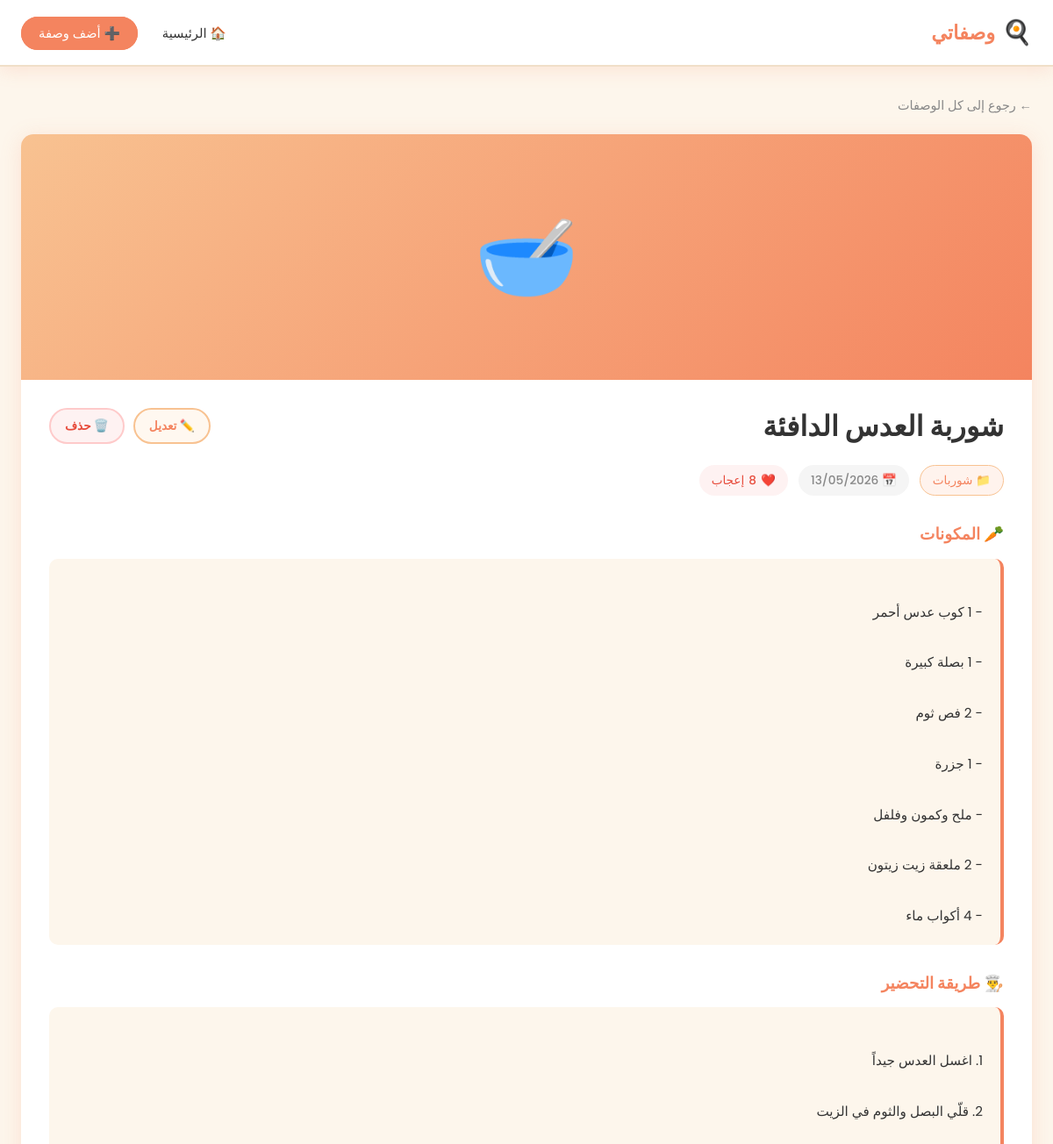
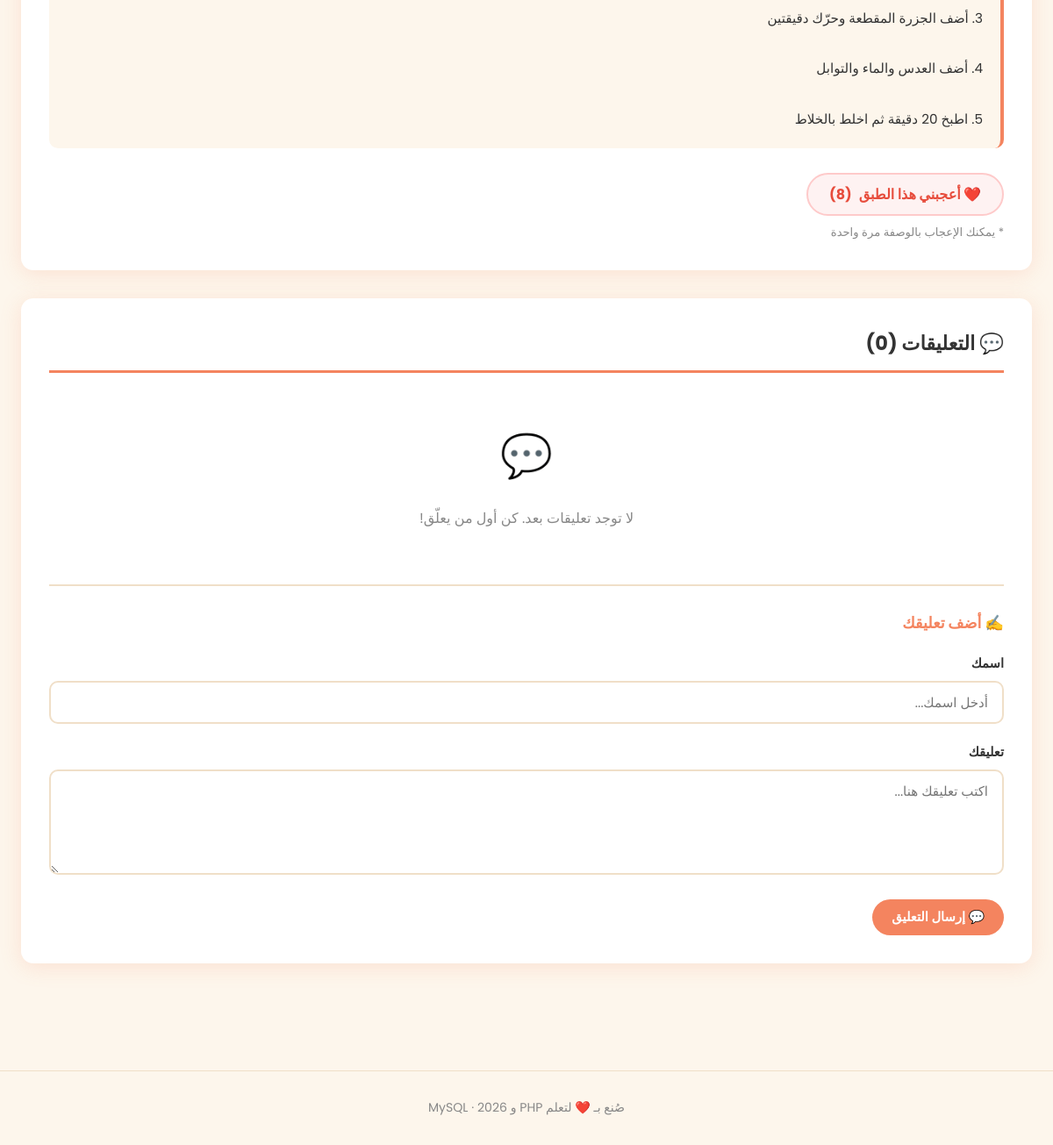
Screenshot of /view.php?id=2 with the database file from the repository (2 pictures, top to bottom).
### tables this page shows
CREATE TABLE IF NOT EXISTS recipes (
    id           INT AUTO_INCREMENT PRIMARY KEY,
    title        VARCHAR(255) NOT NULL              COMMENT 'اسم الوصفة',
    category     VARCHAR(100) NOT NULL              COMMENT 'التصنيف (حلويات، أكلات، عصائر...)',
    ingredients  TEXT         NOT NULL              COMMENT 'المكونات',
    instructions TEXT         NOT NULL              COMMENT 'طريقة التحضير',
    image        VARCHAR(255) DEFAULT 'default.jpg' COMMENT 'اسم ملف الصورة',
    likes        INT          DEFAULT 0             COMMENT 'عدد الإعجابات',
    created_at   DATETIME     DEFAULT CURRENT_TIMESTAMP COMMENT 'تاريخ الإضافة'
);

### classes/Recipe.php (called while the page is built, shortened)
<?php
class Recipe {
    private $pdo;
    public function __construct($pdo) {
        $this->pdo = $pdo;
    }
    public function getById($id) {
        $stmt = $this->pdo->prepare("SELECT * FROM recipes WHERE id = ?");
        $stmt->execute([$id]);
        return $stmt->fetch();
    }
}

### classes/Comment.php (called while the page is built, shortened)
<?php
class Comment {
    private $pdo;
    public function __construct($pdo) {
        $this->pdo = $pdo;
    }
    public function getByRecipeId($recipe_id) {
        $stmt = $this->pdo->prepare(
            "SELECT * FROM comments WHERE recipe_id = ? ORDER BY created_at DESC"
        );
        $stmt->execute([$recipe_id]);
        return $stmt->fetchAll();
    }
}

### view.php (the view, shortened to what this page needs)
<?php
require_once 'config.php';
require_once 'classes/Recipe.php';
require_once 'classes/Comment.php';
$pdo = getConnection();
$recipeObj  = new Recipe($pdo);
$commentObj = new Comment($pdo);
$id = isset($_GET['id']) ? (int)$_GET['id'] : 0;
$recipe = $recipeObj->getById($id);
$comments = $commentObj->getByRecipeId($id);
?>
<!DOCTYPE html>
<html lang="ar" dir="rtl">
<head>
    <link rel="stylesheet" href="assets/style.css">
</head>
<body>
<nav class="navbar">
    <div class="navbar-inner">
        <a href="index.php" class="navbar-logo">
            <span class="emoji">🍳</span>
            وصفاتي
        </a>
        <ul class="navbar-links">
            <li><a href="index.php">🏠 الرئيسية</a></li>
            <li><a href="add.php" class="btn-add">➕ أضف وصفة</a></li>
        </ul>
    </div>
</nav>
<div class="container">
    <a href="index.php" class="back-link">← رجوع إلى كل الوصفات</a>
    <div class="recipe-detail">
        <?php
        $imgExists = ($recipe['image'] !== 'default.jpg' && file_exists(UPLOAD_DIR . $recipe['image']));
        $emojis = ['حلويات'=>'🍰','أكلات'=>'🍲','عصائر'=>'🧃','سلطات'=>'🥗','شوربات'=>'🥣'];
        ?>
        <?php if ($imgExists): ?>
            <img
                src="<?= htmlspecialchars(UPLOAD_URL . $recipe['image']) ?>"
                alt="<?= htmlspecialchars($recipe['title']) ?>"
                class="recipe-detail-img"
            >
        <?php else: ?>
            <div class="recipe-detail-img-placeholder">
                <?= $emojis[$recipe['category']] ?? '🍽️' ?>
            </div>
        <?php endif; ?>
        <div class="recipe-detail-body">
            <div class="recipe-detail-header">
                <h1 class="recipe-detail-title">
                    <?= htmlspecialchars($recipe['title']) ?>
                </h1>
                <div class="recipe-actions">
                    <a href="edit.php?id=<?= $recipe['id'] ?>" class="btn btn-edit btn-sm">
                        ✏️ تعديل
                    </a>
                    <a
                        href="delete.php?id=<?= $recipe['id'] ?>"
                        class="btn btn-danger btn-sm"
                        onclick="return confirmDelete('<?= addslashes($recipe['title']) ?>')"
                    >
                        🗑️ حذف
                    </a>
                </div>
            </div>
            <div class="recipe-detail-meta">
                <span class="meta-badge category">
                    📁 <?= htmlspecialchars($recipe['category']) ?>
                </span>
                <span class="meta-badge date">
                    📅 <?= date('d/m/Y', strtotime($recipe['created_at'])) ?>
                </span>
                <span class="meta-badge likes">
                    ❤️ <span id="like-count"><?= $recipe['likes'] ?></span> إعجاب
                </span>
            </div>
            <div class="recipe-section">
                <h3>🥕 المكونات</h3>
                <div class="recipe-section-content">
                    <?= nl2br(htmlspecialchars($recipe['ingredients'])) ?>
                </div>
            </div>
            <div class="recipe-section">
                <h3>👨‍🍳 طريقة التحضير</h3>
                <div class="recipe-section-content">
                    <?= nl2br(htmlspecialchars($recipe['instructions'])) ?>
                </div>
            </div>
            <div style="margin-top: 28px;">
                <button
                    id="like-btn"
                    class="like-btn"
                    onclick="likeRecipe(<?= $recipe['id'] ?>)"
                >
                    ❤️ أعجبني هذا الطبق
                    <span id="like-count-btn">(<?= $recipe['likes'] ?>)</span>
                </button>
                <p style="margin-top:8px; font-size:0.82rem; color:#888;">
                    * يمكنك الإعجاب بالوصفة مرة واحدة
                </p>
            </div>
        </div>
    </div>
    <div class="comments-section">
        <h2 class="section-title">
            💬 التعليقات (<?= count($comments) ?>)
        </h2>
        <?php if (empty($comments)): ?>
            <div class="empty-state" style="padding:30px 20px;">
                <div class="empty-icon" style="font-size:3rem;">💬</div>
                <p>لا توجد تعليقات بعد. كن أول من يعلّق!</p>
            </div>
        <?php endif; ?>
        <div style="margin-top: 32px; border-top: 2px solid var(--border); padding-top: 28px;">
            <h3 style="font-size:1.1rem; font-weight:700; margin-bottom:18px; color:var(--primary);">
                ✍️ أضف تعليقك
            </h3>
            <form method="POST" action="comment.php">
                <div class="form-group">
                    <label for="author">اسمك</label>
                    <input
                        type="text"
                        id="author"
                        name="author"
                        placeholder="أدخل اسمك..."
                        required
                        maxlength="100"
                    >
                </div>
                <div class="form-group">
                    <label for="content">تعليقك</label>
                    <textarea
                        id="content"
                        name="content"
                        placeholder="اكتب تعليقك هنا..."
                        required
                        rows="4"
                    ></textarea>
                </div>
                <button type="submit" class="btn btn-primary">
                    💬 إرسال التعليق
                </button>
            </form>
        </div>
    </div>
</div>
<footer class="footer">
    <p>صُنع بـ <span>❤️</span> لتعلم PHP و MySQL · <?= date('Y') ?></p>
</footer>
</body>
</html>

### rows the page displays
recipes: category "🥣", title "شوربة العدس الدافئة", category "شوربات", created_at "13/05/2026", likes "8", ingredients "- 1 كوب عدس أحمر - 1 بصلة كبيرة - 2 فص ثوم - 1 جزرة - ملح وكمون وفلفل - 2 ملعقة زيت زيتون - 4 أكواب ماء", instructions "1. اغسل العدس جيداً 2. قلّي البصل والثوم في الزيت 3. أضف الجزرة المقطعة وحرّك دقيقتين 4. أضف العدس والماء والتوابل 5. اطبخ 20 دقيقة ثم اخلط بالخلاط"

### other values shown
count($comments) "0"
